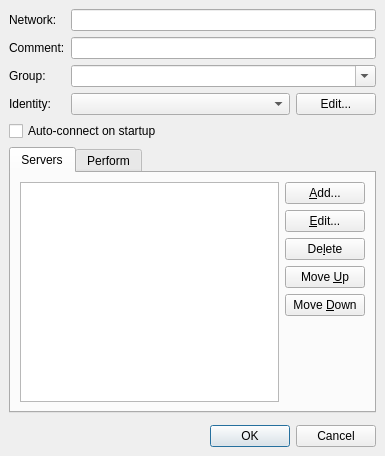
<ui version="4.0" >
 <class>NetworkEditDlg</class>
 <widget class="QDialog" name="NetworkEditDlg" >
  <property name="geometry" >
   <rect>
    <x>0</x>
    <y>0</y>
    <width>385</width>
    <height>456</height>
   </rect>
  </property>
  <property name="windowTitle" >
   <string>Edit Network Settings</string>
  </property>
  <layout class="QVBoxLayout" >
   <property name="spacing" >
    <number>6</number>
   </property>
   <property name="leftMargin" >
    <number>9</number>
   </property>
   <property name="topMargin" >
    <number>9</number>
   </property>
   <property name="rightMargin" >
    <number>9</number>
   </property>
   <property name="bottomMargin" >
    <number>9</number>
   </property>
   <item>
    <layout class="QGridLayout" >
     <property name="leftMargin" >
      <number>0</number>
     </property>
     <property name="topMargin" >
      <number>0</number>
     </property>
     <property name="rightMargin" >
      <number>0</number>
     </property>
     <property name="bottomMargin" >
      <number>0</number>
     </property>
     <property name="horizontalSpacing" >
      <number>6</number>
     </property>
     <property name="verticalSpacing" >
      <number>6</number>
     </property>
     <item row="3" column="0" >
      <widget class="QLabel" name="label_3" >
       <property name="text" >
        <string>Identity:</string>
       </property>
      </widget>
     </item>
     <item row="0" column="0" >
      <widget class="QLabel" name="label" >
       <property name="text" >
        <string>Network:</string>
       </property>
      </widget>
     </item>
     <item row="2" column="0" >
      <widget class="QLabel" name="label_2" >
       <property name="text" >
        <string>Group:</string>
       </property>
      </widget>
     </item>
     <item row="2" column="1" >
      <widget class="QComboBox" name="networkGroup" >
       <property name="editable" >
        <bool>true</bool>
       </property>
       <property name="insertPolicy" >
        <enum>QComboBox::NoInsert</enum>
       </property>
      </widget>
     </item>
     <item row="3" column="1" >
      <layout class="QHBoxLayout" >
       <property name="spacing" >
        <number>6</number>
       </property>
       <property name="leftMargin" >
        <number>0</number>
       </property>
       <property name="topMargin" >
        <number>0</number>
       </property>
       <property name="rightMargin" >
        <number>0</number>
       </property>
       <property name="bottomMargin" >
        <number>0</number>
       </property>
       <item>
        <widget class="QComboBox" name="identityList" />
       </item>
       <item>
        <widget class="QPushButton" name="editIdentities" >
         <property name="sizePolicy" >
          <sizepolicy vsizetype="Fixed" hsizetype="Maximum" >
           <horstretch>0</horstretch>
           <verstretch>0</verstretch>
          </sizepolicy>
         </property>
         <property name="text" >
          <string>Edit...</string>
         </property>
        </widget>
       </item>
      </layout>
     </item>
     <item row="0" column="1" >
      <widget class="QLineEdit" name="networkName" />
     </item>
     <item row="1" column="1" >
      <widget class="QLineEdit" name="networkDesc" />
     </item>
     <item row="1" column="0" >
      <widget class="QLabel" name="label_5" >
       <property name="text" >
        <string>Comment:</string>
       </property>
      </widget>
     </item>
    </layout>
   </item>
   <item>
    <widget class="QCheckBox" name="enableAutoConnect" >
     <property name="text" >
      <string>Auto-connect on startup</string>
     </property>
    </widget>
   </item>
   <item>
    <widget class="QTabWidget" name="tabWidget" >
     <property name="enabled" >
      <bool>true</bool>
     </property>
     <property name="currentIndex" >
      <number>0</number>
     </property>
     <widget class="QWidget" name="serversTab" >
      <property name="enabled" >
       <bool>true</bool>
      </property>
      <attribute name="title" >
       <string>Servers</string>
      </attribute>
      <layout class="QHBoxLayout" >
       <property name="spacing" >
        <number>6</number>
       </property>
       <property name="leftMargin" >
        <number>9</number>
       </property>
       <property name="topMargin" >
        <number>9</number>
       </property>
       <property name="rightMargin" >
        <number>9</number>
       </property>
       <property name="bottomMargin" >
        <number>9</number>
       </property>
       <item>
        <widget class="QListWidget" name="serverList" />
       </item>
       <item>
        <layout class="QVBoxLayout" >
         <property name="spacing" >
          <number>6</number>
         </property>
         <property name="leftMargin" >
          <number>0</number>
         </property>
         <property name="topMargin" >
          <number>0</number>
         </property>
         <property name="rightMargin" >
          <number>0</number>
         </property>
         <property name="bottomMargin" >
          <number>0</number>
         </property>
         <item>
          <widget class="QPushButton" name="addServer" >
           <property name="text" >
            <string>&amp;Add...</string>
           </property>
          </widget>
         </item>
         <item>
          <widget class="QPushButton" name="editServer" >
           <property name="text" >
            <string>&amp;Edit...</string>
           </property>
          </widget>
         </item>
         <item>
          <widget class="QPushButton" name="deleteServer" >
           <property name="text" >
            <string>De&amp;lete</string>
           </property>
          </widget>
         </item>
         <item>
          <widget class="QPushButton" name="upServer" >
           <property name="text" >
            <string>Move &amp;Up</string>
           </property>
          </widget>
         </item>
         <item>
          <widget class="QPushButton" name="downServer" >
           <property name="text" >
            <string>Move &amp;Down</string>
           </property>
          </widget>
         </item>
         <item>
          <spacer>
           <property name="orientation" >
            <enum>Qt::Vertical</enum>
           </property>
           <property name="sizeHint" >
            <size>
             <width>20</width>
             <height>40</height>
            </size>
           </property>
          </spacer>
         </item>
        </layout>
       </item>
      </layout>
     </widget>
     <widget class="QWidget" name="performTab" >
      <attribute name="title" >
       <string>Perform</string>
      </attribute>
      <layout class="QVBoxLayout" >
       <property name="spacing" >
        <number>6</number>
       </property>
       <property name="leftMargin" >
        <number>8</number>
       </property>
       <property name="topMargin" >
        <number>8</number>
       </property>
       <property name="rightMargin" >
        <number>8</number>
       </property>
       <property name="bottomMargin" >
        <number>8</number>
       </property>
       <item>
        <layout class="QVBoxLayout" >
         <property name="spacing" >
          <number>6</number>
         </property>
         <property name="leftMargin" >
          <number>0</number>
         </property>
         <property name="topMargin" >
          <number>0</number>
         </property>
         <property name="rightMargin" >
          <number>0</number>
         </property>
         <property name="bottomMargin" >
          <number>0</number>
         </property>
         <item>
          <widget class="QTextEdit" name="performEdit" >
           <property name="enabled" >
            <bool>true</bool>
           </property>
           <property name="lineWrapMode" >
            <enum>QTextEdit::NoWrap</enum>
           </property>
          </widget>
         </item>
         <item>
          <widget class="QLabel" name="label_4" >
           <property name="text" >
            <string>These commands are executed after connect.</string>
           </property>
          </widget>
         </item>
        </layout>
       </item>
      </layout>
     </widget>
    </widget>
   </item>
   <item>
    <widget class="QWidget" native="1" name="layoutWidget" />
   </item>
   <item>
    <widget class="QDialogButtonBox" name="buttonBox" >
     <property name="orientation" >
      <enum>Qt::Horizontal</enum>
     </property>
     <property name="standardButtons" >
      <set>QDialogButtonBox::Cancel|QDialogButtonBox::NoButton|QDialogButtonBox::Ok</set>
     </property>
    </widget>
   </item>
  </layout>
 </widget>
 <resources/>
 <connections>
  <connection>
   <sender>buttonBox</sender>
   <signal>rejected()</signal>
   <receiver>NetworkEditDlg</receiver>
   <slot>reject()</slot>
   <hints>
    <hint type="sourcelabel" >
     <x>216</x>
     <y>435</y>
    </hint>
    <hint type="destinationlabel" >
     <x>216</x>
     <y>228</y>
    </hint>
   </hints>
  </connection>
  <connection>
   <sender>buttonBox</sender>
   <signal>accepted()</signal>
   <receiver>NetworkEditDlg</receiver>
   <slot>accept()</slot>
   <hints>
    <hint type="sourcelabel" >
     <x>216</x>
     <y>435</y>
    </hint>
    <hint type="destinationlabel" >
     <x>216</x>
     <y>228</y>
    </hint>
   </hints>
  </connection>
 </connections>
</ui>
